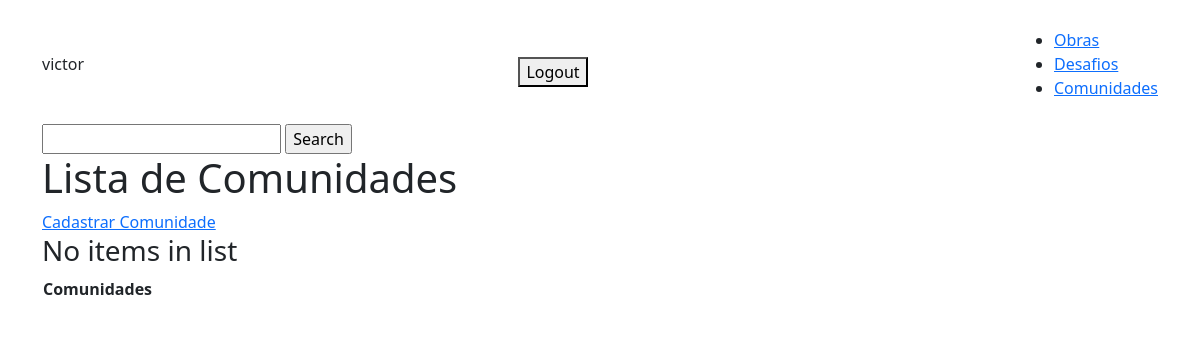
The page /user/communities/ (signed in) on the database as committed earlier.
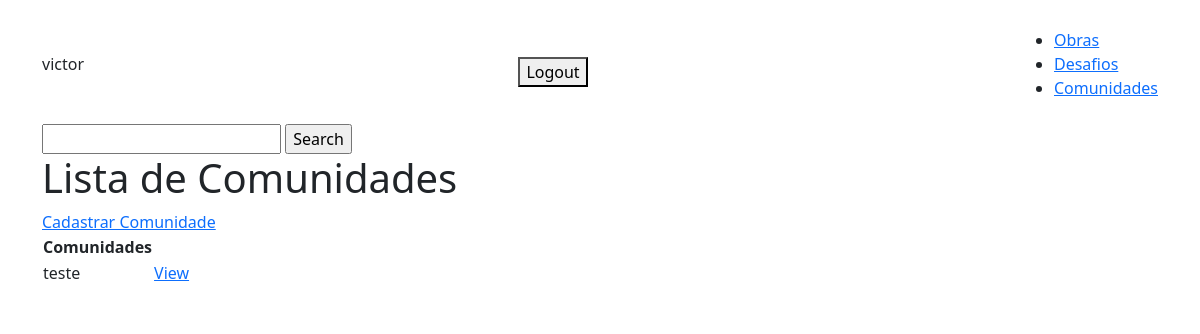
The same page on the database as committed later.
### base/models.py (models this page shows, shortened)
class Community(models.Model):
    user = models.ForeignKey(User, on_delete=models.CASCADE)
    name = models.CharField(max_length=200, null=True, blank=True)
    description = models.TextField(null=True, blank=True)
    link = models.URLField(null=True, blank=True)

### base/views/community_views.py (the view)
# urls.py: path('user/communities/', CommunityList.as_view(), name='communities'),
class CommunityList(LoginRequiredMixin, ListView):
    model = Community
    context_object_name = 'communities'
    template_name = 'base/community_front/community_list.html'
    def get_context_data(self, **kwargs):
        context = super().get_context_data(**kwargs)
        search_input = self.request.GET.get('search-area') or ''
        if search_input:
            context['communities'] = context['communities'].filter(title__startswith=search_input)
        context['search_input'] = search_input
        return context

### base/templates/base/community_front/community_list.html
{% extends 'base/main_list.html' %}
{% block content %}
<h1>Lista de Comunidades</h1>
<table>
    <tr>
        <th>Comunidades</th>
        <th></th>
        <th></th>
    </tr>
    <a href="{% url 'community-create' %}">Cadastrar Comunidade</a>
    {% for community in communities %}
    <tr>
        <td>{{community.name}}</td>
        <td><a href="{% url 'community' community.id %}">View</a></td>
    </tr>
    {% empty %}
    <h3>No items in list</h3>
    {% endfor %}
</table>
{% endblock %}

Rows that differ between the two databases and show on the page:
added Community: name "teste"
Other text that changed with them:
text no longer shown: "No items in list"
